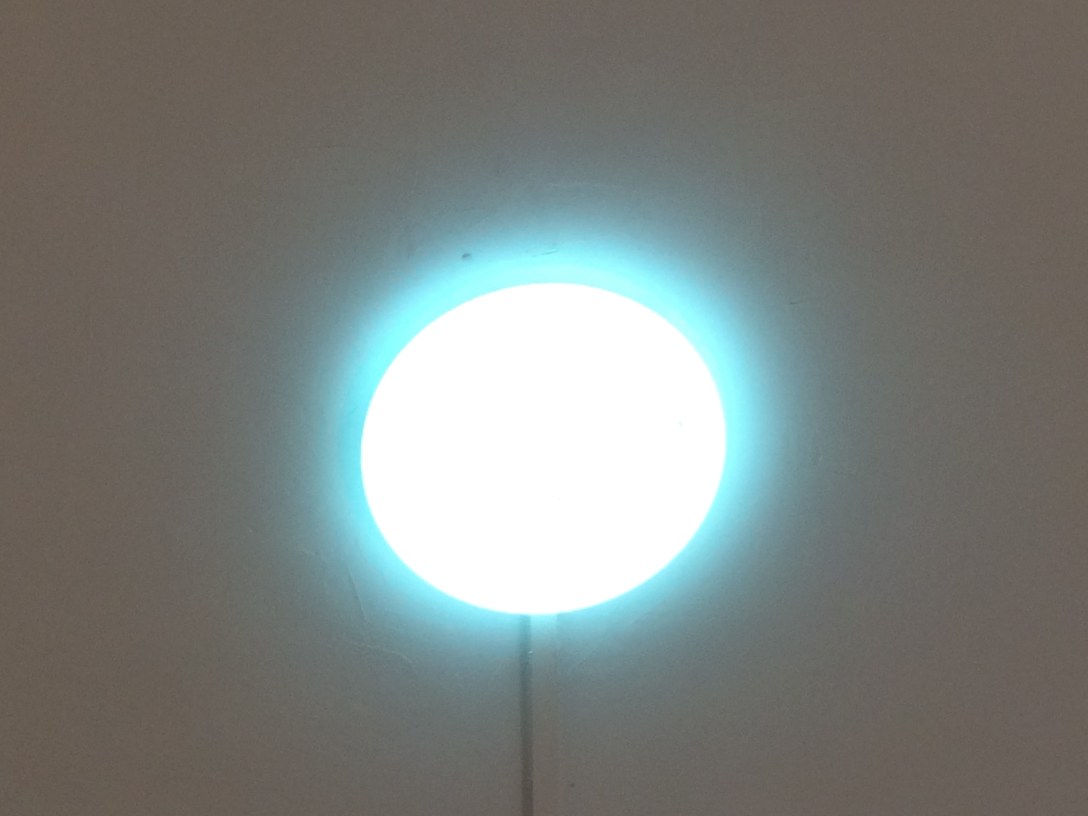
//> input picture images/circle_l.jpg, 3264 x 2448 px (shown at 1/3 size)
$ ./main ../images/circle_l.jpg   (built with g++ and OpenCV 4)
//> lines starting //> are read from the running program, lines starting //| are printed output that depends on the picture; after the words box and inside, x2 and y2 are one past the last pixel; in counts of white or black regions, pixels touching at a corner belong together
//
//  main.cpp
//  EdgeDetector
//
//  Created by Ada Ji on 7/8/16.
//  Copyright © 2016 Kingsee. All rights reserved.
//

#include "opencv2/imgproc/imgproc.hpp"
#include "opencv2/imgcodecs.hpp"
#include "opencv2/highgui/highgui.hpp"
#include <stdlib.h>
#include <stdio.h>

using namespace cv;

Mat src;
Mat dst; // Detected edges
int edgeThresh = 1;
int lowThreshold = 50; // TODO: Automatically find the optimized low threshold
int const max_lowThreshold = 100;
int ratio = 3;
int kernel_size = 3;
const char* window_name = "Edge Map";

static void CannyThreshold(int, void*)
{
    blur( src, dst, Size(kernel_size, kernel_size) );
    Canny( dst, dst, lowThreshold, lowThreshold*ratio, kernel_size );
    imshow( window_name, dst );
    imwrite("../../images/detected_edges.bmp", dst); // TODO: Why is imwrite not working???
}

int main( int, char** argv )
{
    src = imread( argv[1] );
//> src is the input picture: 2448 rows x 3264 cols, CV_8UC3; mean B, G, R 126.9, 130.2, 124.9
    if( src.empty() )
    {
        return -1;
    }
    resize(src, src, Size(src.cols/4, src.rows/4)); // Resize the image to display it in full
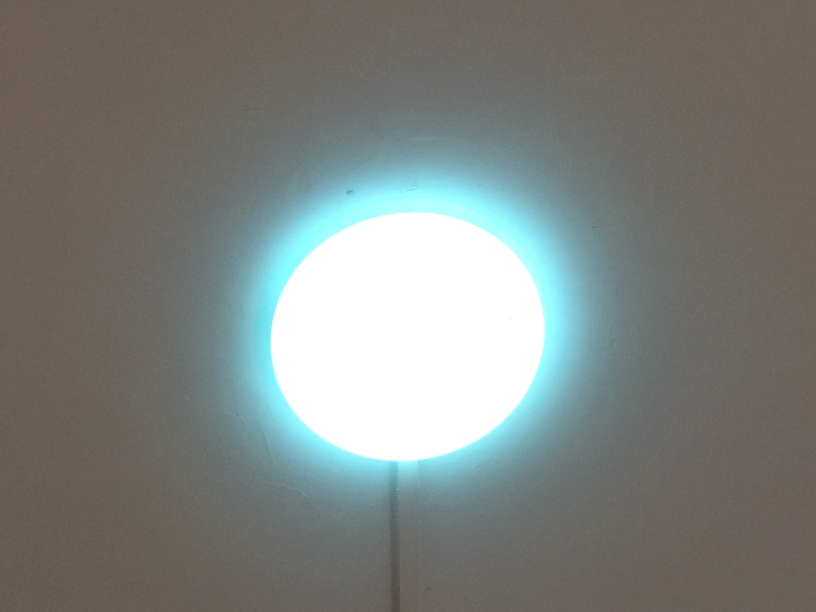
//> src: 612 rows x 816 cols, CV_8UC3; mean B, G, R 127, 130.3, 125.1
    cvtColor( src, src, COLOR_BGR2GRAY );
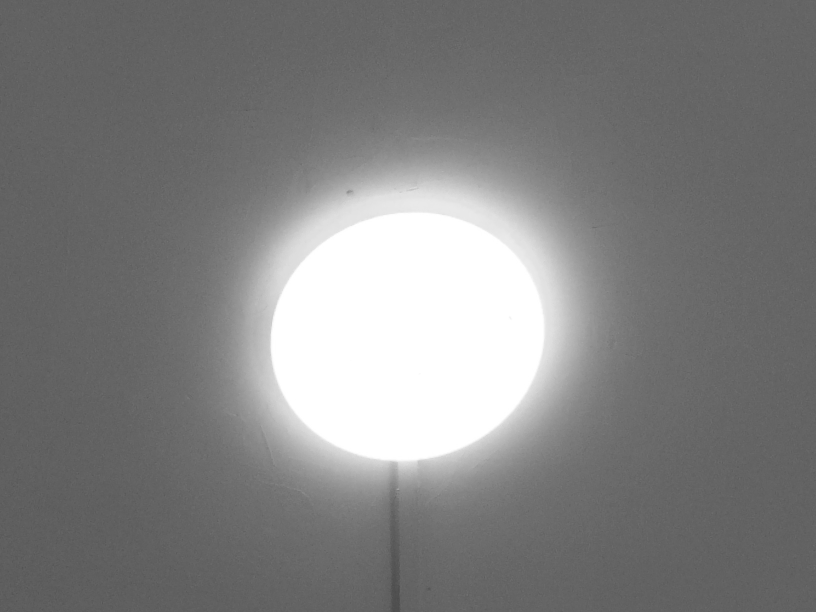
//> src: 612 rows x 816 cols, CV_8UC1; min 76, max 255, mean 128.4
    namedWindow( window_name, WINDOW_AUTOSIZE);
    createTrackbar( "Min Threshold:", window_name, &lowThreshold, max_lowThreshold, CannyThreshold );
    CannyThreshold(0, 0);
//> in CannyThreshold, `Canny( dst, dst, lowThreshold, lowThreshold*ratio, kernel_size );`:
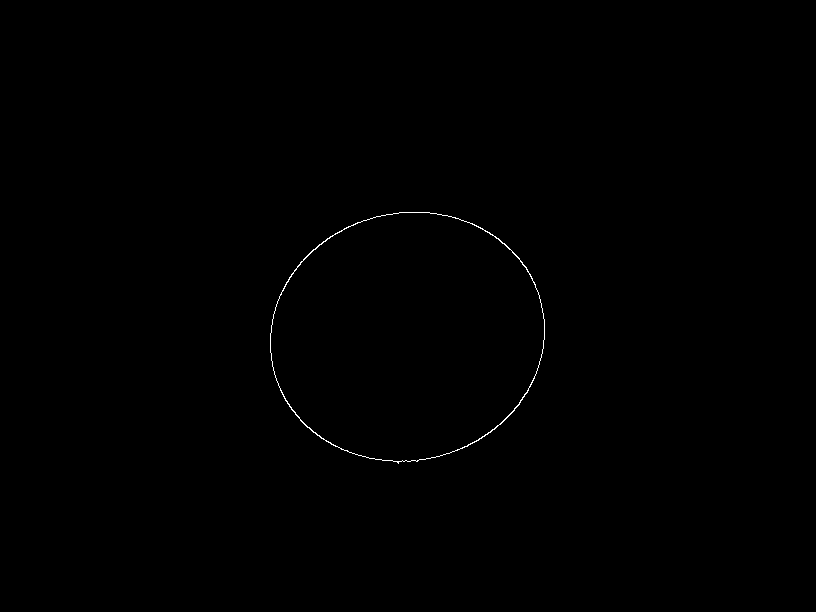
//> dst: 612 rows x 816 cols, CV_8UC1; 0.19% white in thin lines or dots, all inside (x1, y1, x2, y2) = (270, 212, 545, 464)

    waitKey(0);
    return 0;
}
